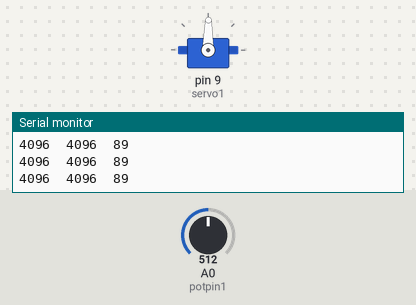
The sketch below on a simulated Teensy 4. Shown: servo, the last lines printed to the serial monitor. Inputs (shaded band) come from the test bench; at power-on: A0 (potpin1) = 512 (analog values on the 0–1023 scale).

Above: at 1.2 s.
1.3 s: A0 (potpin1) set to 716
At 1.8 s:
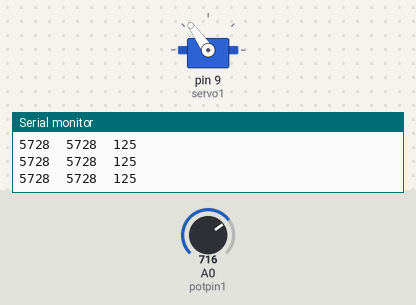
2.8 s: A0 (potpin1) set to 900
At 3.9 s:
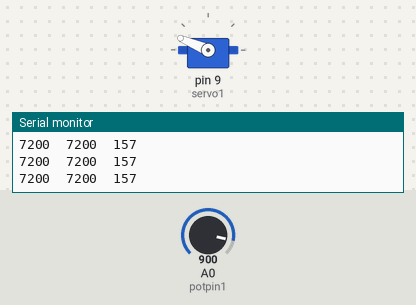
4.3 s: A0 (potpin1) set to 1023
At 5.3 s:
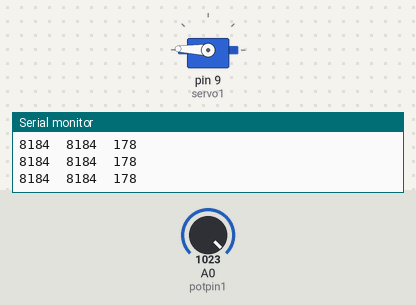
5.8 s: A0 (potpin1) set to 306
At 6.7 s:
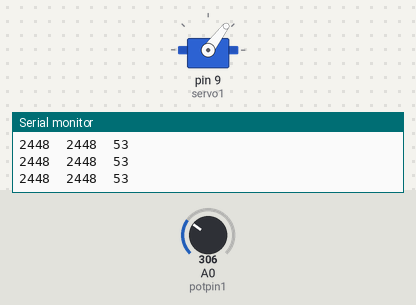
7.3 s: A0 (potpin1) set to 122
At 8.5 s:
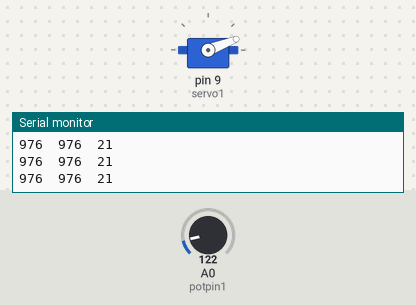
8.8 s: A0 (potpin1) set to 511
At 10.0 s:
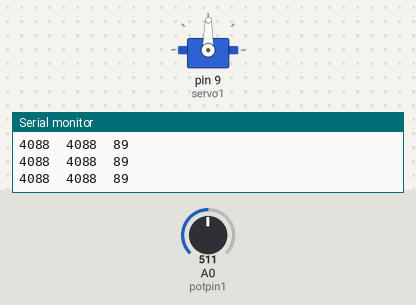
Timing chart, 0 to 11.3 s (numbered marks = the images above; inputs shaded):
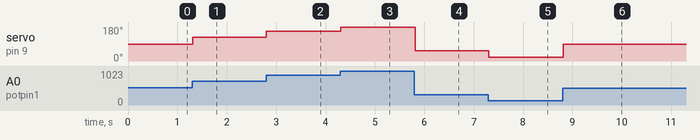

Measured:
- after the input at 1.3 s, servo on pin 9 (servo1): 89° → 125° at once
- after the input at 2.8 s, servo on pin 9 (servo1): 125° → 157° at once
- after the input at 4.3 s, servo on pin 9 (servo1): 157° → 178° at once
- after the input at 5.8 s, servo on pin 9 (servo1): 178° → 53° at once
- after the input at 7.3 s, servo on pin 9 (servo1): 53° → 21° at once
- after the input at 8.8 s, servo on pin 9 (servo1): 21° → 89° at once

The sketch:

potservoTeensy3.5.ino
```cpp
// Controlling a servo position using a potentiometer

//   Board                     SERVO_PIN_A   SERVO_PIN_B   SERVO_PIN_C
//   -----                     -----------   -----------   -----------
//   //   Teensy 3.5                 (all PWM pins are usable)

#include <PWMServo.h>
#include <ResponsiveAnalogRead.h>

PWMServo servo1;  // create servo object to control servo1

const int potpin1 = A0;  // analog pin used to connect the potentiometer

ResponsiveAnalogRead analog1(potpin1, true);
//                   analog2(potpin2, true); etc for more pots
// make a ResponsiveAnalogRead object, pass in the pin, and either true or false depending on if you want sleep enabled
// enabling sleep will cause values to take less time to stop changing and potentially stop changing more abruptly,
// where as disabling sleep will cause values to ease into their correct position smoothly and more accurately

int val1;    // variable to read the value from the analog pin
int a;       // " " " " "

void setup()
{
  //servo1.attach(9);         // attaches the servo on pin 9 to the servo object
  servo1.attach(9, 800, 2200); // some motors need min/max setting
  Serial.begin(115200);
}

void loop()
{
  analogWriteResolution(13);
  analogReadResolution(13);

  analog1.setAnalogResolution(8192);

  analog1.update(); //updates ResponsiveAnalogRead every loop
//analog2.update();

//------------------------------------------------------------------
//Exclusively for visual reference, can be removed
  Serial.print(analog1.getRawValue());
  Serial.print("\t");
  Serial.print(analog1.getValue());
  Serial.print("\t");
  a = analog1.getValue();
  a = map(a, 0, 8191, 0, 179);
  Serial.print(a);

  // if the responsive value has changed, prints out "changed"
  if(analog1.hasChanged()) {
    Serial.print("\tchanged");
  }

  Serial.println("");
//--------------------------------------------------------------------
  val1 = analog1.getValue();            // reads the value of the potentiometer after pass through ResponsiveAnalogRead(value between 0 and 4095)
  val1 = map(val1, 0, 8191, 0, 179);     // scale it to use it with the servo (value between 0 and 179)
  servo1.write(val1);                  // sets the servo position according to the scaled value
  delay(15);                           // waits for the servo to get there
}
```
